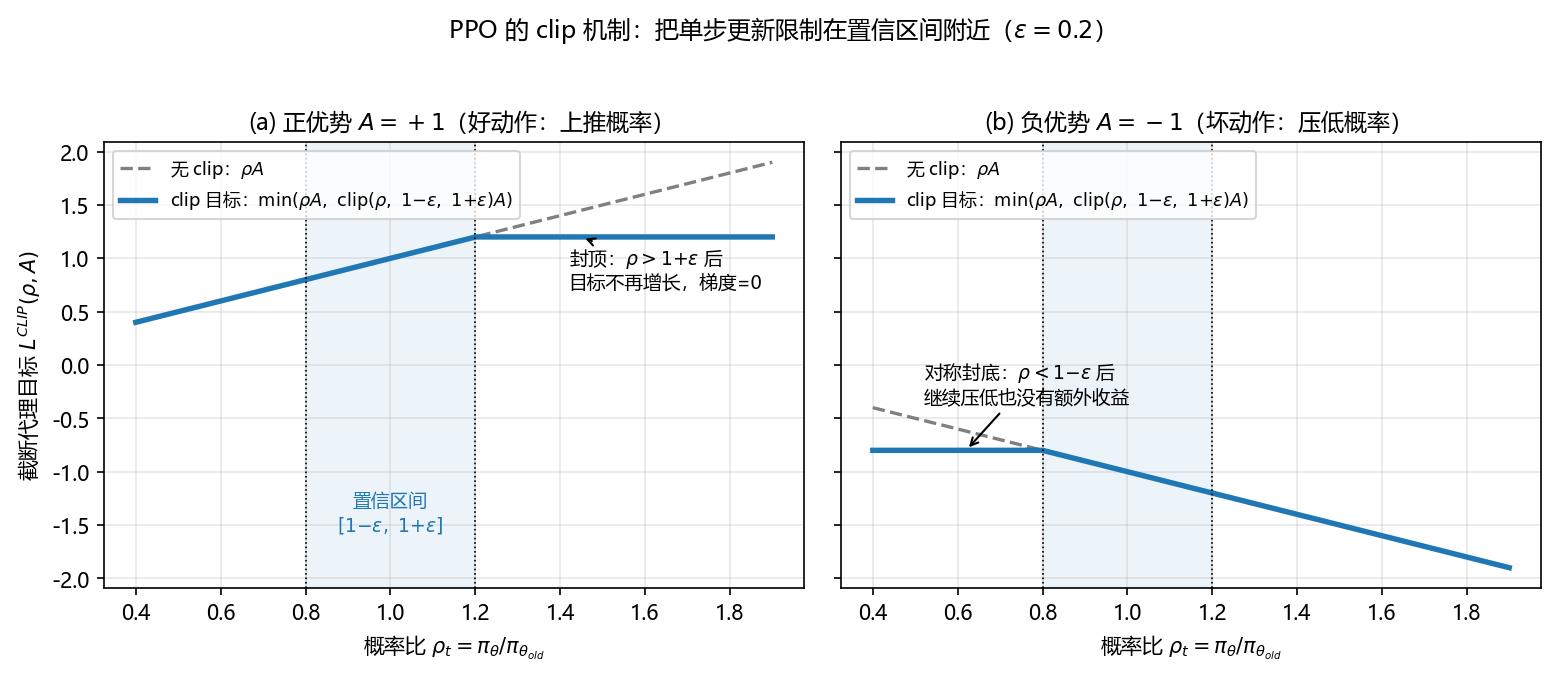

This figure's Python source:
# -*- coding: utf-8 -*-
"""生成 14.3.5 节图：PPO clipped 目标函数在 (ratio, 优势) 平面上的形状（ε=0.2 真实绘制）。

L_clip(rho, A) = min( rho * A, clip(rho, 1-eps, 1+eps) * A )
  左图 A = +1（好动作，想上推概率）：rho 超过 1+eps 后目标被封顶，梯度归零；
  右图 A = -1（坏动作，想压低概率）：rho 低于 1-eps 后对称封底。
对照虚线为无 clip 的朴素目标 rho * A——它会无限奖励"一步涨到天上"。

运行：python gen_ppo_clip.py   （依赖 numpy + matplotlib）
输出：gen_ppo_clip.png
"""
import numpy as np
import matplotlib
matplotlib.use("Agg")
import matplotlib.pyplot as plt

plt.rcParams["font.sans-serif"] = ["Microsoft YaHei", "SimHei"]
plt.rcParams["axes.unicode_minus"] = False

eps = 0.2
rho = np.linspace(0.4, 1.9, 400)


def l_clip(r, A):
    return np.minimum(r * A, np.clip(r, 1 - eps, 1 + eps) * A)


fig, axes = plt.subplots(1, 2, figsize=(10.5, 4.4), sharey=True)

for ax, A, title in [
    (axes[0], +1.0, "(a) 正优势 $A=+1$（好动作：上推概率）"),
    (axes[1], -1.0, "(b) 负优势 $A=-1$（坏动作：压低概率）"),
]:
    ax.plot(rho, rho * A, ls="--", lw=1.6, color="gray", label="无 clip：$\\rho A$")
    ax.plot(rho, l_clip(rho, A), lw=2.6, color="tab:blue", label="clip 目标：$\\min(\\rho A,\\ \\mathrm{clip}(\\rho,\\ 1{-}\\epsilon,\\ 1{+}\\epsilon)A)$")
    ax.axvspan(1 - eps, 1 + eps, color="tab:blue", alpha=0.08)
    ax.axvline(1 - eps, color="k", lw=0.8, ls=":")
    ax.axvline(1 + eps, color="k", lw=0.8, ls=":")
    ax.set_xlabel("概率比 $\\rho_t = \\pi_\\theta / \\pi_{\\theta_{old}}$")
    ax.set_title(title, fontsize=11)

axes[0].annotate("置信区间\n$[1{-}\\epsilon,\\ 1{+}\\epsilon]$", xy=(1.0, -1.55), fontsize=9, ha="center", color="tab:blue")
axes[0].annotate("封顶：$\\rho>1{+}\\epsilon$ 后\n目标不再增长，梯度=0", xy=(1.45, 1.2), xytext=(1.42, 0.72),
                 fontsize=9, arrowprops=dict(arrowstyle="->", lw=1))
axes[1].annotate("对称封底：$\\rho<1{-}\\epsilon$ 后\n继续压低也没有额外收益", xy=(0.62, -0.8), xytext=(0.52, -0.35),
                 fontsize=9, arrowprops=dict(arrowstyle="->", lw=1))
for ax in axes:
    ax.grid(alpha=0.3)
    ax.legend(fontsize=8.5, loc="upper left")
axes[0].set_ylabel("截断代理目标 $L^{CLIP}(\\rho, A)$")

fig.suptitle("PPO 的 clip 机制：把单步更新限制在置信区间附近（$\\epsilon=0.2$）", fontsize=11.5, y=1.02)
fig.tight_layout()
fig.savefig("gen_ppo_clip.png", dpi=150, bbox_inches="tight")
print("已保存 gen_ppo_clip.png")
